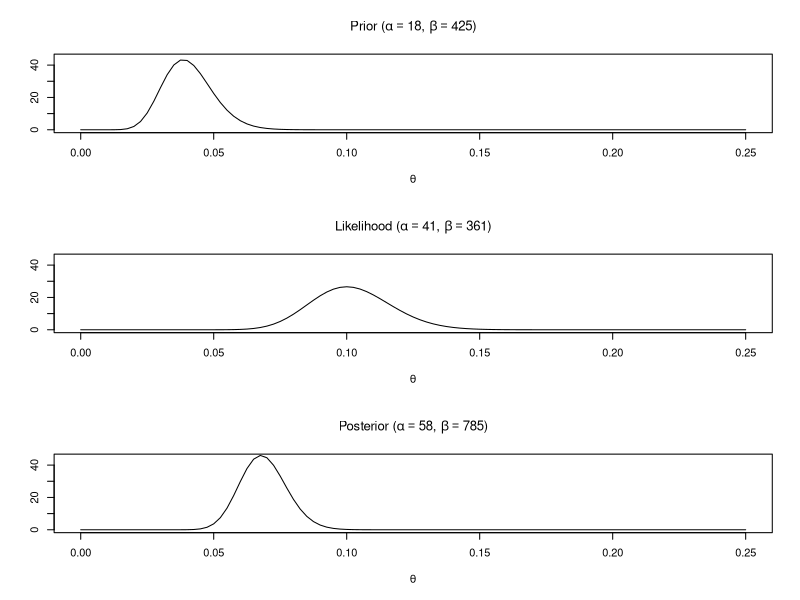
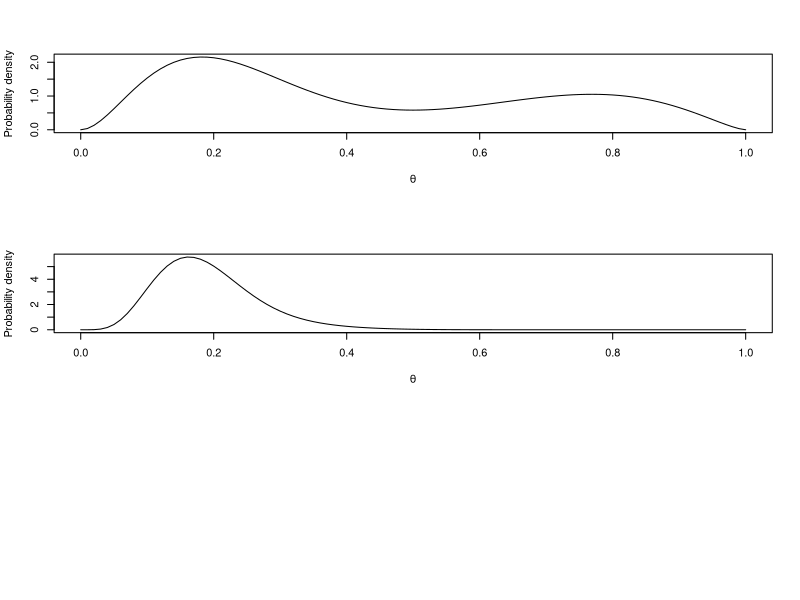
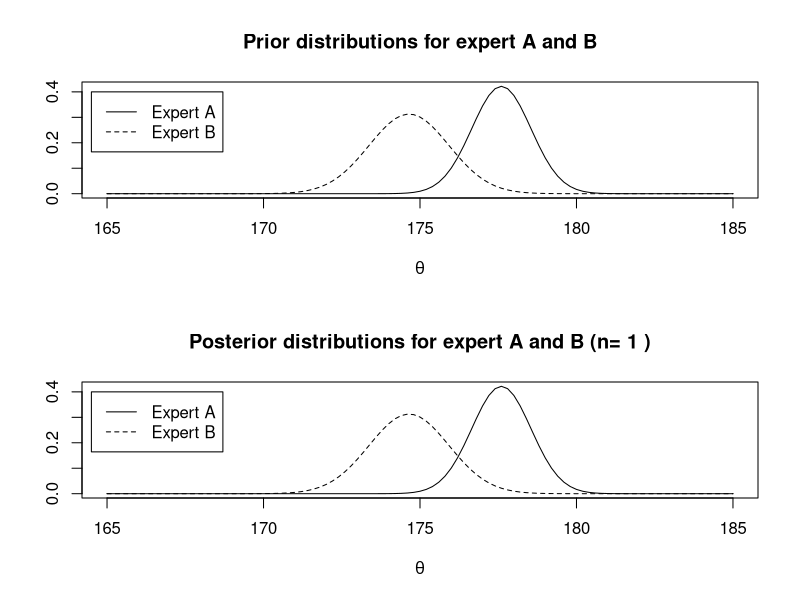

Generate these figures, in order, with R:
## ---- chunk 1
knitr::opts_chunk$set(echo = TRUE)
## ---- chunk 2
# Data and prior parameters
y = 40
n = 400
alpha = 18
beta = 425
## ---- chunk 3
# Posterior parameters
alphap = alpha + y
betap = beta + n - y
print(paste('alpha*=',alphap, ', beta*=',betap))
## ---- chunk 4
# Prior, likelihood and posterior distributions
par(mfrow = c(3,1))
plot(function(x) dbeta(x,alpha,beta), 0, 0.25, ylim = c(0,45), ylab='', xlab = expression(paste(theta)), main = expression(paste('Prior (') * paste(alpha == paste(18) * paste(', ') * paste(beta == paste(425))) * paste(')')))
plot(function(x) dbeta(x,y+1,n-y+1), 0, 0.25, ylim = c(0,45), ylab='', xlab = expression(paste(theta)), main = expression(paste('Likelihood (') * paste(alpha == paste(41) * paste(', ') * paste(beta == paste(361))) * paste(')')))
plot(function(x) dbeta(x,alphap,betap), 0, 0.25, ylim = c(0,45), ylab='', xlab = expression(paste(theta)), main = expression(paste('Posterior (') * paste(alpha == paste(58) * paste(', ') * paste(beta == paste(785))) * paste(')')))
## ---- chunk 5
# Data, prior parameters and prior distribution
n = 20
y = 3
alpha1 = 3
beta1 = 10
alpha2 = 6
beta2 = 2.5
g1 = 0.6
g2 = 1 - g1
plot(function(x) g1*dbeta(x,alpha1,beta1) + (1-g1)*dbeta(x,alpha2,beta2), 0, 1, xlab = expression(paste(theta)), ylab = 'Probability density')
## ---- chunk 6
# Posterior parameters and posterior distribution
alphap1 = alpha1 + y
betap1 = beta1 + n - y
alphap2 = alpha2 + y
betap2 = beta2 + n - y
gp1 = round((g1 * beta(alphap1,betap1)) / (g1*beta(alphap1,betap1) + g2 * beta(alphap2,betap2)),2)
gp2 = 1 - gp1
plot(function(x) gp1*dbeta(x,alphap1,betap1) + (1-gp1)*dbeta(x,alphap2,betap2), 0, 1, xlab = expression(paste(theta)), ylab = 'Probability density')
## ---- chunk 7
# Data, prior parameters
mu = c(178,172)
tau2 = c(1,2.8^2)
n = 1
xbar = 176
sigma2 = 4
## ---- chunk 8
# Posterior parameters
mux = c(0,0)
taux2 = c(0,0)
for (i in 1:length(mu))
{
  mux[i] = (mu[i]*sigma2/n + tau2[i]*xbar)/(sigma2/n + tau2[i])
  taux2[i] = sqrt((tau2[i]*sigma2/n)/(tau2[i] + sigma2/n))
}
## ---- chunk 9
# For a sequential use of the Bayes theorem, assign
mu = mux
tau2 = taux2
# and rerun the codes above to compute posterior parameters.
## ---- chunk 10
# Prior and posterior distributions
par(mfrow=c(2,1))
plot(function(x) dnorm(x,mu[1],sqrt(tau2)[1]), 165, 185, main = 'Prior distributions for expert A and B', lty = 1, xlab = expression(paste(theta)), ylab='')
plot(function(x) dnorm(x,mu[2],sqrt(tau2)[2]), 165, 185, main = '', lty = 2, add = TRUE)
legend(164.5,0.4,c('Expert A','Expert B'), lty = c(1,2))

plot(function(x) dnorm(x,mux[1],sqrt(taux2)[1]), 165, 185, main = paste('Posterior distributions for expert A and B (n=',n,paste(')')), lty = 1, xlab = expression(paste(theta)), ylab = '')
plot(function(x) dnorm(x,mux[2],sqrt(taux2)[2]), 165, 185, main = '', lty = 2, add = TRUE)
legend(164.5,0.4,c("Expert A","Expert B"), lty = c(1,2))
